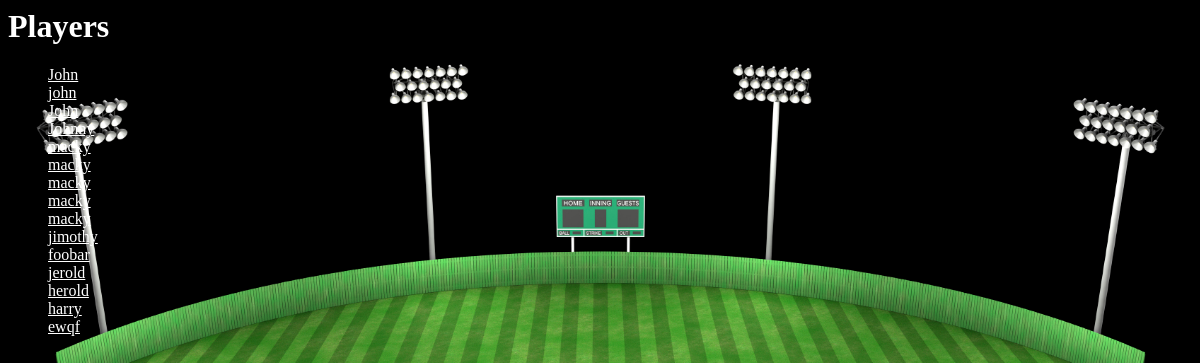
The app's page /tagger/player_index/, older data.
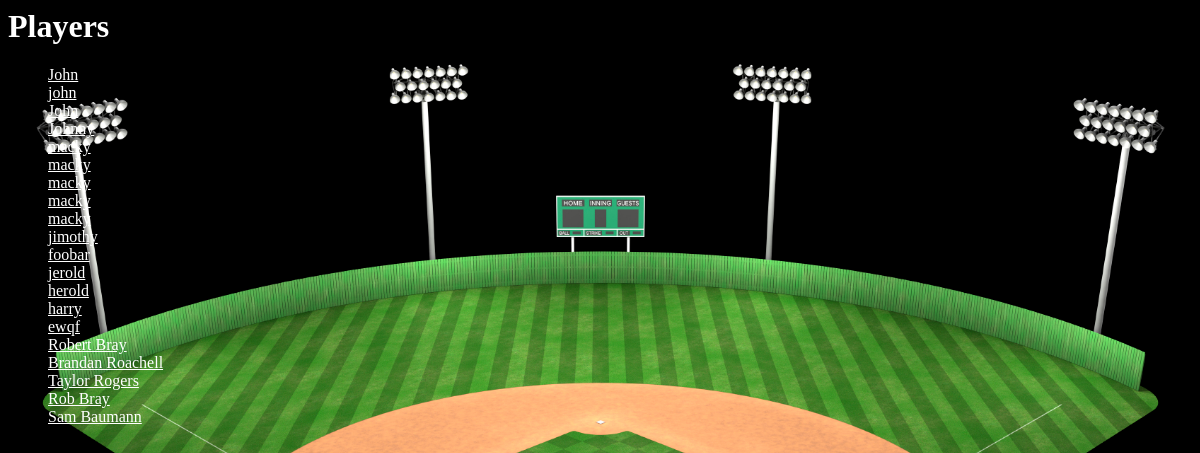
The same page, newer data.
### tagger/models.py (models this page shows, shortened)
class Player(models.Model):
    roster = models.ForeignKey(Roster, on_delete=models.CASCADE, null=True)
    player_name = models.CharField(max_length=50)
    player_height = models.IntegerField(default=0)

### tagger/views.py (the view)
# urls.py: path('player_index/', views.player_index.as_view(), name='player_index'),
class player_index(generic.ListView):
    template_name = 'tagger/player_index.html'
    context_object_name = 'all_players_list'
    def get_queryset(self):
        return Player.objects.all()

### tagger/templates/tagger/player_index.html
<h1 style="color: white">{{"Players"}}</h1>
{% if all_players_list %}
    <ul>
    {% for player in all_players_list %}
        <li><a href="{% url 'tagger:player_details' player.id %}">{{ player.player_name }}</a></li>
    {% endfor %}
    </ul>
{% else %}
    <p style="color: white">No players are available.</p>
{% endif %}
{% load static %}
<link rel="stylesheet" type="text/css" href="{% static 'tagger/homepage.css' %}">

### tagger/static/tagger/homepage.css (style rules this page uses)
li a { color:white; }

Row changes from the older to the newer data that the page shows:
added Player: player_name "Robert Bray"
added Player: player_name "Brandan Roachell"
added Player: player_name "Taylor Rogers"
added Player: player_name "Rob Bray"
added Player: player_name "Sam Baumann"
